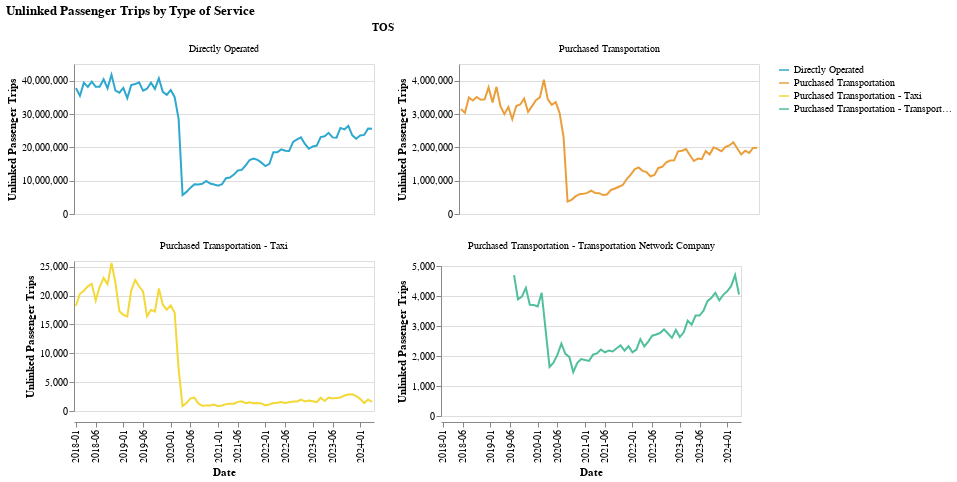

Notebook code for this chart:
### Markdown cell above
### Type of Service

### Code cell
make_line_chart(by_tos_long, y_col = "upt", color_col = "TOS")

### Figure 1 — Vega-Lite specification as saved in the notebook (floating-point values rounded to 4 significant figures; data arrays with more than 128 entries replaced by an {"elided": "..."} marker saying what was removed)
{"config": {"view": {"continuousWidth": 300, "continuousHeight": 300}}, "data": {"name": "data-37e06e191c8025bcd1b1e0ee6eea60f3"}, "facet": {"field": "TOS", "type": "nominal"}, "spec": {"mark": {"type": "line"}, "encoding": {"color": {"field": "TOS", "scale": {"range": ["#2EA8CE", "#EB9F3C", "#F4D837", "#51BF9D", "#8CBCCB", "#9487C0", "#136C97", "#E16B26", "#F6BF16", "#00896B", "#7790A3", "#5B559C"]}, "title": "", "type": "nominal"}, "tooltip": [{"field": "period_year_month", "type": "nominal"}, {"field": "upt", "type": "quantitative"}, {"field": "TOS", "type": "nominal"}, {"field": "RTPA", "type": "nominal"}], "x": {"axis": {"values": ["2018-01", "2018-06", "2019-01", "2019-06", "2020-01", "2020-06", "2021-01", "2021-06", "2022-01", "2022-06", "2023-01", "2023-06", "2024-01"]}, "field": "period_year_month", "title": "Date", "type": "ordinal"}, "y": {"field": "upt", "title": "Unlinked Passenger Trips", "type": "quantitative"}}, "height": 150, "name": "view_5", "width": 300}, "columns": 2, "params": [{"name": "param_5", "select": {"type": "interval", "encodings": ["x", "y"]}, "bind": "scales", "views": ["view_5"]}], "resolve": {"scale": {"y": "independent"}}, "title": "Unlinked Passenger Trips by Type of Service", "$schema": "https://vega.github.io/schema/vega-lite/v5.17.0.json", "datasets": {"data-37e06e191c8025bcd1b1e0ee6eea60f3": {"elided": "286 records"}}}
